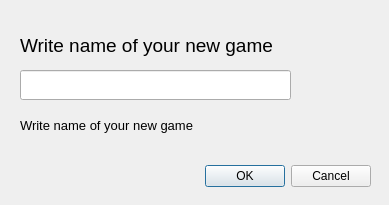
<?xml version="1.0" encoding="UTF-8"?>
<ui version="4.0">
 <class>dialogNewGame</class>
 <widget class="QDialog" name="dialogNewGame">
  <property name="windowModality">
   <enum>Qt::ApplicationModal</enum>
  </property>
  <property name="geometry">
   <rect>
    <x>0</x>
    <y>0</y>
    <width>389</width>
    <height>205</height>
   </rect>
  </property>
  <property name="windowTitle">
   <string>New Game</string>
  </property>
  <widget class="QDialogButtonBox" name="buttonBox">
   <property name="geometry">
    <rect>
     <x>20</x>
     <y>160</y>
     <width>351</width>
     <height>32</height>
    </rect>
   </property>
   <property name="orientation">
    <enum>Qt::Horizontal</enum>
   </property>
   <property name="standardButtons">
    <set>QDialogButtonBox::Cancel|QDialogButtonBox::Ok</set>
   </property>
  </widget>
  <widget class="QLineEdit" name="tbSaveName">
   <property name="geometry">
    <rect>
     <x>20</x>
     <y>70</y>
     <width>271</width>
     <height>30</height>
    </rect>
   </property>
   <property name="font">
    <font>
     <pointsize>16</pointsize>
    </font>
   </property>
  </widget>
  <widget class="QLabel" name="lblSaveName">
   <property name="geometry">
    <rect>
     <x>20</x>
     <y>30</y>
     <width>311</width>
     <height>31</height>
    </rect>
   </property>
   <property name="font">
    <font>
     <pointsize>14</pointsize>
    </font>
   </property>
   <property name="text">
    <string>Write name of your new game</string>
   </property>
  </widget>
  <widget class="QLabel" name="lblInfo">
   <property name="geometry">
    <rect>
     <x>20</x>
     <y>110</y>
     <width>311</width>
     <height>31</height>
    </rect>
   </property>
   <property name="font">
    <font>
     <pointsize>10</pointsize>
    </font>
   </property>
   <property name="text">
    <string>Write name of your new game</string>
   </property>
  </widget>
 </widget>
 <resources/>
 <connections>
  <connection>
   <sender>buttonBox</sender>
   <signal>accepted()</signal>
   <receiver>dialogNewGame</receiver>
   <slot>accept()</slot>
   <hints>
    <hint type="sourcelabel">
     <x>248</x>
     <y>254</y>
    </hint>
    <hint type="destinationlabel">
     <x>157</x>
     <y>274</y>
    </hint>
   </hints>
  </connection>
  <connection>
   <sender>buttonBox</sender>
   <signal>rejected()</signal>
   <receiver>dialogNewGame</receiver>
   <slot>reject()</slot>
   <hints>
    <hint type="sourcelabel">
     <x>316</x>
     <y>260</y>
    </hint>
    <hint type="destinationlabel">
     <x>286</x>
     <y>274</y>
    </hint>
   </hints>
  </connection>
 </connections>
</ui>
